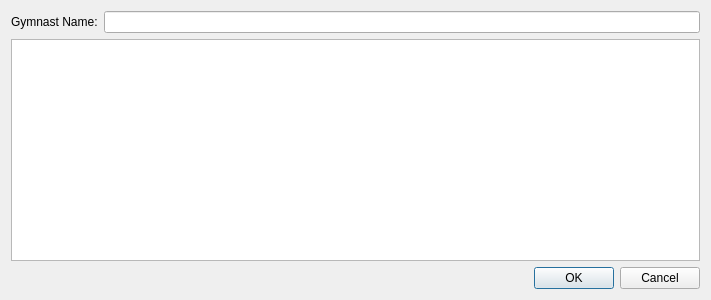
<?xml version="1.0" encoding="UTF-8"?>
<ui version="4.0">
 <class>FindGymnastDialog</class>
 <widget class="QDialog" name="FindGymnastDialog">
  <property name="geometry">
   <rect>
    <x>0</x>
    <y>0</y>
    <width>711</width>
    <height>300</height>
   </rect>
  </property>
  <property name="windowTitle">
   <string>Find Gymnast Dialog</string>
  </property>
  <layout class="QVBoxLayout" name="verticalLayout">
   <item>
    <layout class="QHBoxLayout" name="horizontalLayout">
     <item>
      <widget class="QLabel" name="label_2">
       <property name="text">
        <string>Gymnast Name:</string>
       </property>
      </widget>
     </item>
     <item>
      <widget class="QLineEdit" name="gymnastNameLineEdit"/>
     </item>
    </layout>
   </item>
   <item>
    <widget class="QTableView" name="findGymnastTableView">
     <property name="selectionMode">
      <enum>QAbstractItemView::SingleSelection</enum>
     </property>
     <property name="selectionBehavior">
      <enum>QAbstractItemView::SelectRows</enum>
     </property>
     <property name="wordWrap">
      <bool>false</bool>
     </property>
    </widget>
   </item>
   <item>
    <widget class="QDialogButtonBox" name="buttonBox">
     <property name="orientation">
      <enum>Qt::Horizontal</enum>
     </property>
     <property name="standardButtons">
      <set>QDialogButtonBox::Cancel|QDialogButtonBox::Ok</set>
     </property>
    </widget>
   </item>
  </layout>
 </widget>
 <resources/>
 <connections>
  <connection>
   <sender>buttonBox</sender>
   <signal>accepted()</signal>
   <receiver>FindGymnastDialog</receiver>
   <slot>accept()</slot>
   <hints>
    <hint type="sourcelabel">
     <x>248</x>
     <y>254</y>
    </hint>
    <hint type="destinationlabel">
     <x>157</x>
     <y>274</y>
    </hint>
   </hints>
  </connection>
  <connection>
   <sender>buttonBox</sender>
   <signal>rejected()</signal>
   <receiver>FindGymnastDialog</receiver>
   <slot>reject()</slot>
   <hints>
    <hint type="sourcelabel">
     <x>316</x>
     <y>260</y>
    </hint>
    <hint type="destinationlabel">
     <x>286</x>
     <y>274</y>
    </hint>
   </hints>
  </connection>
 </connections>
</ui>
